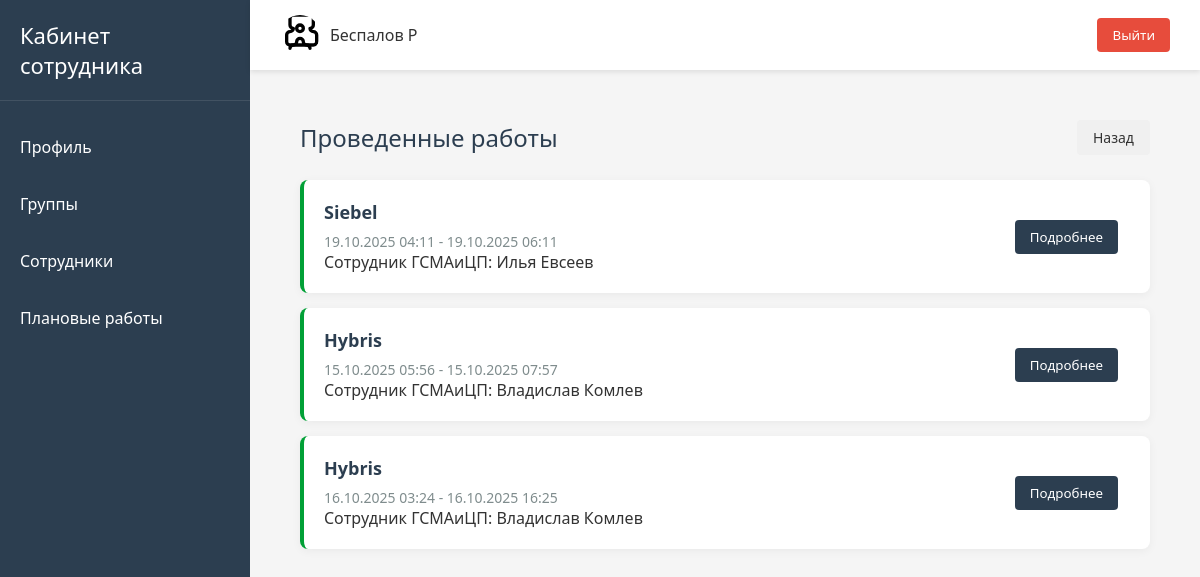
/downtime/history/ (signed in), run on the app's committed database.
### users/models.py (models this page shows, shortened)
class User(AbstractUser):
    email = models.EmailField("Email", unique=True)
    job_title = models.CharField("Должность", max_length=100)
    personnel_number = models.CharField(
        "Табельный номер",
        max_length=20,
        unique=True
    )
    group_job = models.ManyToManyField(
        "GroupJob",
        verbose_name="Группа сотрудника",
        related_name="users"
    )
    is_main = models.BooleanField("Босс этой качалки", default=False)
    USERNAME_FIELD = "username"
    REQUIRED_FIELDS = []
    objects = CustomUserManager()

### downtimes/models.py (models this page shows, shortened)
class Downtime(models.Model):
    service = models.CharField("Сервис", max_length=50)
    start_downtime = models.DateTimeField(
        "Дата и время начала работ",
        validators=(check_date,)
    )
    end_downtime = models.DateTimeField(
        "Дата и время окончания работ",
        validators=(check_date,)
    )
    gsma_employee = models.ForeignKey(
        User,
        on_delete=models.SET_NULL,
        null=True,
        related_name="downtimes",
        verbose_name="Сотрудник от ГСМАиЦП"
    )
    link_task = models.URLField("Ссылка на задачу", max_length=150)
    description = models.TextField("Описание")
    created_at = models.DateTimeField(
        "Дата создания записи",
        auto_now_add=True
    )
    class Meta:
        verbose_name = "Проведение работ на сервисе"
        verbose_name_plural = "Проведение работ на сервисе"
        constraints = [
            models.UniqueConstraint(
                fields=[
                    "gsma_employee",
                    "service",
                    "start_downtime",
                    "end_downtime"
                ],
                name='unique_downtime'
            )
        ]

### downtimes/views.py (the view)
# urls.py: path("history/", views.history_downtimes, name="history_downtime")
@login_required
def history_downtimes(request):
    downtimes = Downtime.objects.filter(start_downtime__lt=timezone.now())
    context = {"downtimes": downtimes}
    return render(request, "downtime/history_downtime.html", context)

### templates/downtime/history_downtime.html (shortened to what this page needs)
{% extends "base.html" %}
{% load static %}
{% block content %}
<div class="downtimes-container">
    <div class="downtimes-header">
        <h1 class="downtimes-title">Проведенные работы</h1>
        <a href="{% url 'downtimes:downtime' %}" class="detail-btn back-btn">
            Назад
        </a>
    </div>
    <div class="downtimes-list">
        {% for downtime in downtimes %}
        <div class="downtime-history-card">
            <div class="downtime-info">
                <div class="downtime-service">
                    {{ downtime.service }}
                </div>
                <div class="downtime-period">
                    {{ downtime.start_downtime|date:"d.m.Y H:i" }} - {{ downtime.end_downtime|date:"d.m.Y H:i" }}
                </div>
                {% if downtime.gsma_employee %}
                <div class="downtime-employee">
                    Сотрудник ГСМАиЦП: {{ downtime.gsma_employee.get_full_name|default:downtime.gsma_employee.username }}
                </div>
                {% endif %}
            </div>
            <div class="downtime-status">
                <a href="{% url 'downtimes:downtime_detail' downtime.id %}?from_history=true">
                    <button class="profile-btn">Подробнее</button>
                </a>
            </div>
        </div>
        {% endfor %}
    </div>
</div>
{% endblock %}

### templates/header.html (shortened to what this page needs)
<header class="header">
    <div class="user-info">
        <img alt="User">
        <span>{{ user.last_name }} {{ user.first_name|slice:":1" }}</span>
    </div>
    <form action="{% url 'users:logout' %}" method="post" class="logout-form">
        <button class="logout-btn">Выйти</button>
    </form>
</header>

### static/css/main.css (style rules this page uses)
* { margin: 0; padding: 0; box-sizing: border-box; font-family: 'Segoe UI', Tahoma, Geneva, Verdana, sans-serif; }
body { display: flex; min-height: 100vh; background-color: #f5f5f5; color: #333; }

### static/css/header.css (style rules this page uses)
.header { background-color: white; padding: 15px 30px; display: flex; justify-content: space-between; align-items: center; box-shadow: 0 2px 5px rgba(0, 0, 0, 0.1); }
.user-info { display: flex; align-items: center; }
.user-info img { width: 40px; height: 40px; border-radius: 50%; margin-right: 10px; object-fit: cover; }
.logout-btn { background-color: #e74c3c; color: white; border: none; padding: 8px 15px; border-radius: 4px; cursor: pointer; transition: background-color 0.3s; }

### static/css/groups_detail.css (style rules this page uses)
.profile-btn { background-color: #2c3e50; color: white; border: none; padding: 8px 15px; border-radius: 4px; cursor: pointer; transition: background-color 0.3s; }

### static/css/downtime.css (style rules this page uses)
.downtimes-container { max-width: 1200px; margin: 0 auto; padding: 20px; }
.downtimes-header { display: flex; justify-content: space-between; align-items: center; margin-bottom: 25px; flex-wrap: wrap; gap: 15px; }
.downtimes-title { color: #2c3e50; font-weight: 500; margin: 0; }
.downtimes-list { display: flex; flex-direction: column; gap: 15px; }
.downtime-history-card { background-color: white; border-radius: 8px; padding: 20px; box-shadow: 0 2px 10px rgba(0, 0, 0, 0.05); display: flex; justify-content: space-between; align-items: center; transition: transform 0.2s, box-shadow 0.2s; border-left: 4px solid #01a036; }
.downtime-info { flex-grow: 1; }
.downtime-service { font-size: 18px; font-weight: 600; color: #2c3e50; margin-bottom: 8px; }
.downtime-period { color: #7f8c8d; font-size: 14px; }
.downtime-status { display: inline-block; padding: 4px 12px; border-radius: 12px; font-size: 12px; font-weight: 500; margin-left: 15px; }
.detail-btn { padding: 8px 16px; border-radius: 4px; text-decoration: none; font-size: 14px; transition: all 0.3s ease; border: none; cursor: pointer; }
.back-btn { background-color: #f0f0f0; color: #333; }

### data on the page
User: last_name "Беспалов", first_name "Р"
Downtime: service "Siebel", start_downtime "19.10.2025 04:11", end_downtime "19.10.2025 06:11", gsma_employee.get_full_name "Илья Евсеев"
Downtime: service "Hybris", start_downtime "15.10.2025 05:56", end_downtime "15.10.2025 07:57", gsma_employee.get_full_name "Владислав Комлев"
Downtime: service "Hybris", start_downtime "16.10.2025 03:24", end_downtime "16.10.2025 16:25", gsma_employee.get_full_name "Владислав Комлев"
